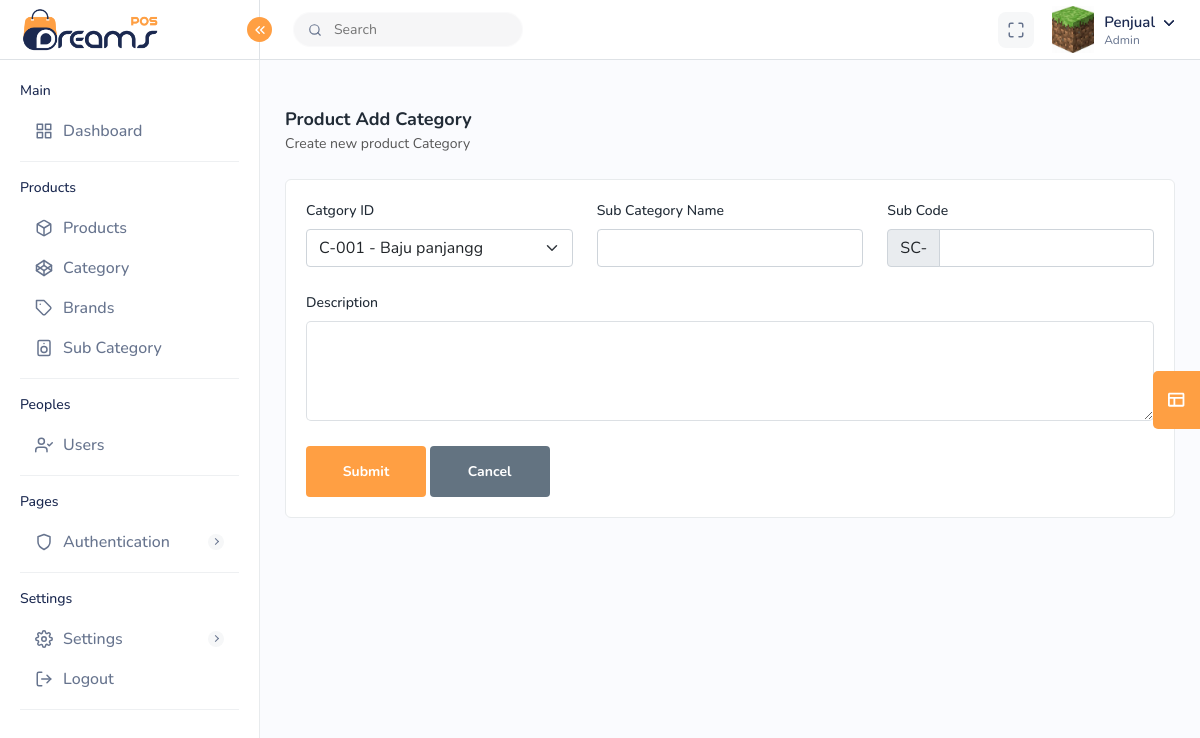
The app's page /admin/subaddcategory.php?uid=2 (signed in) with its own data.
### tables this page shows
CREATE TABLE `tbl_users` (
  `id` int(11) NOT NULL,
  `creation_time` datetime NOT NULL DEFAULT current_timestamp(),
  `update_time` datetime NOT NULL DEFAULT current_timestamp() ON UPDATE current_timestamp(),
  `last_login_time` datetime NOT NULL DEFAULT current_timestamp() ON UPDATE current_timestamp(),
  `username` varchar(50) NOT NULL,
  `email` varchar(50) NOT NULL,
  `pasword` varchar(50) NOT NULL,
  `name` varchar(50) NOT NULL,
  `img_url` varchar(200) NOT NULL,
  `phone` varchar(50) NOT NULL,
  `role` int(3) NOT NULL,
  `status` int(3) NOT NULL,
  `token_ganti_password` text NOT NULL
);

### admin/processor/get_categories.php (the view)
<?php
$sql = "SELECT id, code, name FROM tbl_categories";
$result = $conn->query($sql);
if ($result->num_rows > 0) {
    while ($row = $result->fetch_assoc()) {
        echo "<option value='" . $row["id"] . "'>" . $row["code"] . " - " . $row["name"] . "</option>";
    }
}

### admin/inc/topnav.php (shortened to what this page needs)
<?php
$servername = "localhost";
$db_username = "root";
$db_password = "";
$database = "ims";
$conn = new mysqli($servername, $db_username, $db_password, $database);
$id = $_GET['uid'];
$NewId = $id;
$Uniquequery = "SELECT * FROM tbl_users WHERE id = $NewId";
$Uniqueresult = $conn->query($Uniquequery);
if ($Uniqueresult && $Uniqueresult->num_rows > 0) {
    $Uniquerow = $Uniqueresult->fetch_assoc();
}
$role = $Uniquerow['role'];
if ($role == 0) {
    echo $roleText = "Admin";
} else {
    echo $roleText = "Users";
}
echo '
<div class="header">
    <div class="header-left active">
        <a href="index.php?uid=' . $NewId . '" class="logo logo-normal">
            <img src="../assets/img/logo.png" alt="">
        </a>
        <a href="index.php?uid=' . $NewId . '" class="logo logo-white">
        </a>
        <a href="index.php?uid=' . $NewId . '" class="logo-small">
        </a>
        <a id="toggle_btn" href="javascript:void(0);">
            <i data-feather="chevrons-left" class="feather-16"></i>
        </a>
    </div>
    <ul class="nav user-menu">
        <li class="nav-item nav-searchinputs">
            <div class="top-nav-search">
                <form action="#">
                    <div class="searchinputs">
                        <input type="text" placeholder="Search">
                        <div class="search-addon">
                            <span><i data-feather="search" class="feather-14"></i></span>
                        </div>
                    </div>
                </form>
            </div>
        </li>
        <li class="nav-item nav-item-box">
            <a href="javascript:void(0);" id="btnFullscreen">
                <i data-feather="maximize"></i>
            </a>
        </li>
        <li class="nav-item dropdown has-arrow main-drop">
            <a href="javascript:void(0);" class="dropdown-toggle nav-link userset" data-bs-toggle="dropdown">
                <span class="user-info">
                    <span class="user-letter">
                        <img src="' . $Uniquerow['img_url'] . '" alt="" class="img-fluid">
                    </span>
                    <span class="user-detail">
                        <span class="user-name">' . $Uniquerow['name'] . '</span>
                        <span class="user-role">' . $roleText . '</span>
                    </span>
                </span>
            </a>
                        <span class="user-img"><img src="' . $Uniquerow['img_url'] . '" alt="">
                            <span class="status online"></span></span>
                            <h6>' . $Uniquerow['username'] . '</h6>
                            <h5>' . $roleText . '</h5>
                    <a class="dropdown-item" href="profile.php?uid=' . $NewId . '"> <i class="me-2" data-feather="user"></i> My Profile</a>
        </li>
    </ul>
</div>';
?>

### records on screen
tbl_users: img_url (picture), name "Penjual", role "Admin"

### other values on screen
form field id_category "C-001 - Baju panjangg"
